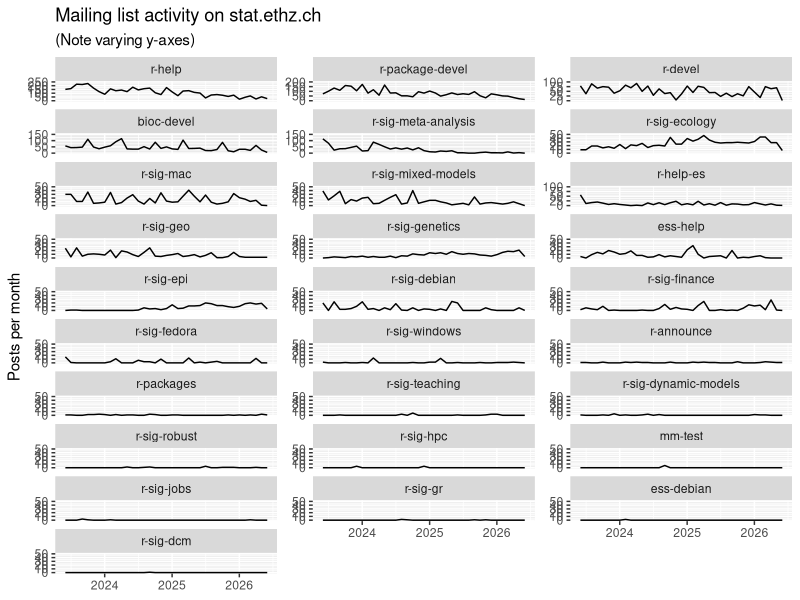
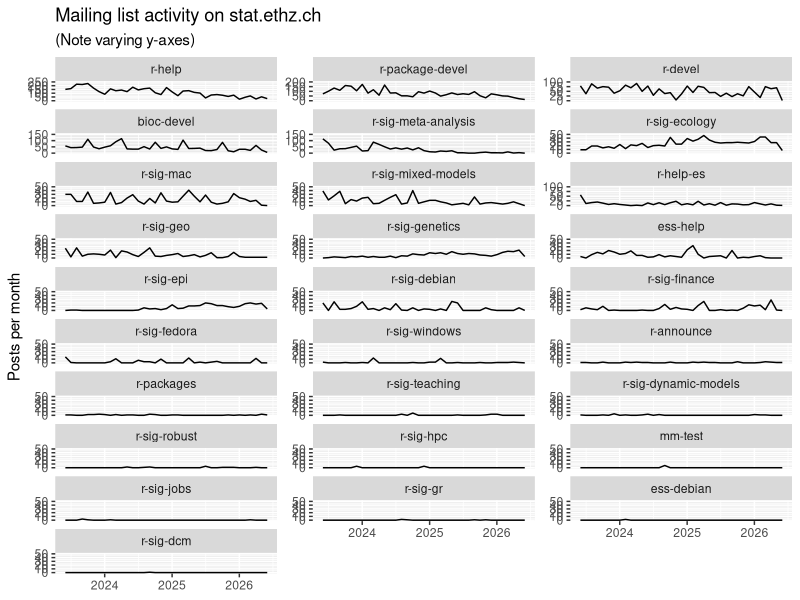

Write R code to recreate these figures, in order.
library(ggplot2)
library(dplyr)
library(tidyr)
library(lubridate)

raw <- read.csv("posts_by_month.csv", stringsAsFactors = FALSE)
raw <- raw |>
  mutate(date = ISOdate(year, match(month, month.name), 1))

raw |> count(list, wt = n_posts, sort = TRUE)
raw |>
  filter(date > today() - years(1)) |>
  count(list, wt = n_posts, sort = TRUE)

# Fill in missing  months with 0 posts.
all_months <- seq(min(raw$date), max(raw$date), by = "month")
posts <- raw |>
  tidyr::complete(list, date = all_months, fill = list(n_posts = 0))

# Order facets by total volume (busiest list first).
order_lists <- posts |>
  group_by(list) |>
  summarise(total = sum(n_posts), .groups = "drop") |>
  arrange(desc(total))
posts$list <- factor(posts$list, levels = order_lists$list)

ggplot(posts, aes(date, n_posts)) +
  geom_line() +
  facet_wrap(~list, scales = "free_y", ncol = 3) +
  scale_x_datetime(date_labels = "%Y", date_breaks = "1 year") +
  scale_y_continuous(limits = function(l) c(0, ceiling(l[2] / 50) * 50)) +
  labs(
    title = "Mailing list activity on stat.ethz.ch",
    subtitle = "(Note varying y-axes)",
    x = NULL,
    y = "Posts per month"
  )

ggsave("posts_by_month.pdf", width = 12, height = 16)
